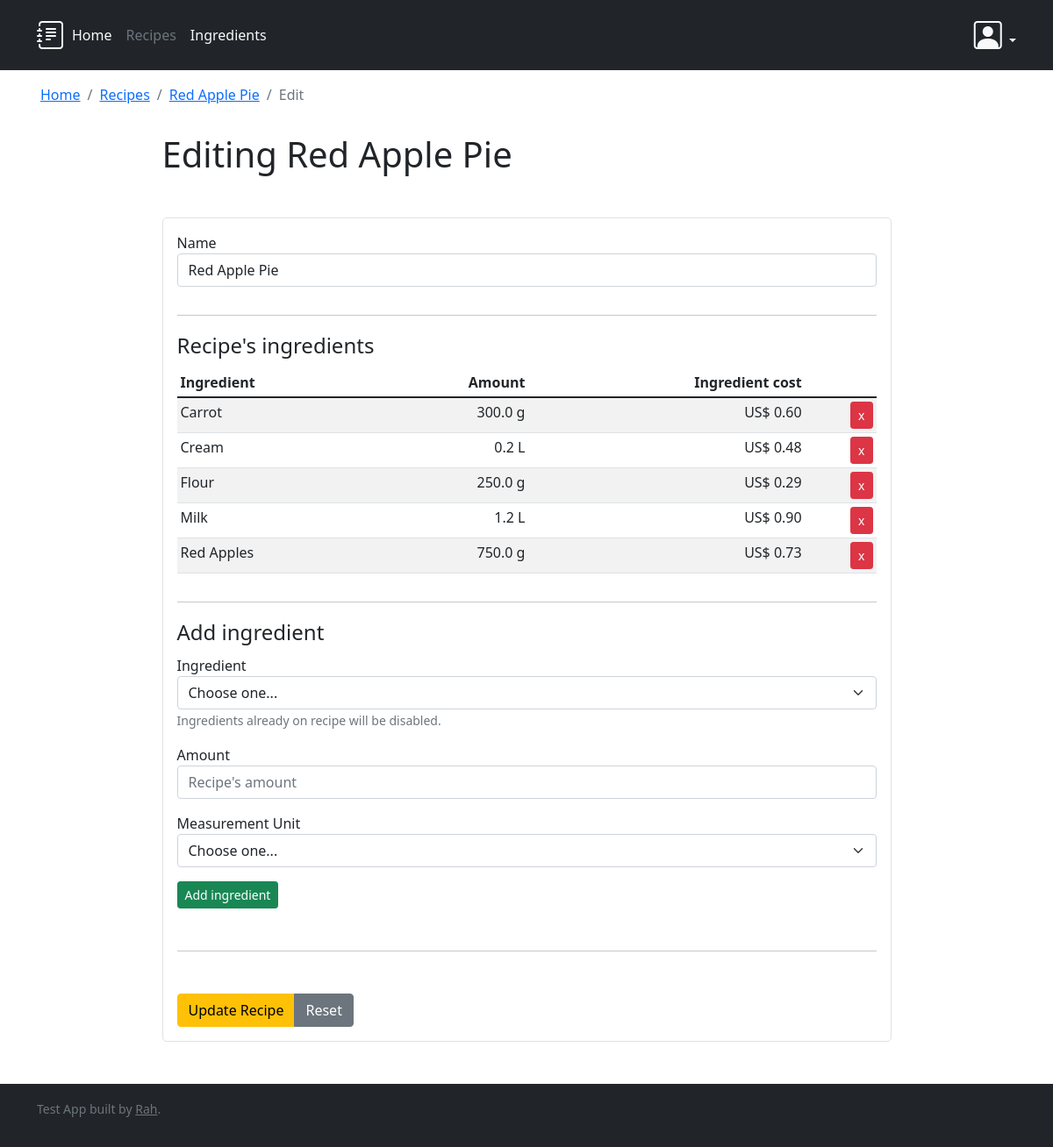
Page /recipes/2/edit (signed in) on the earlier database version.
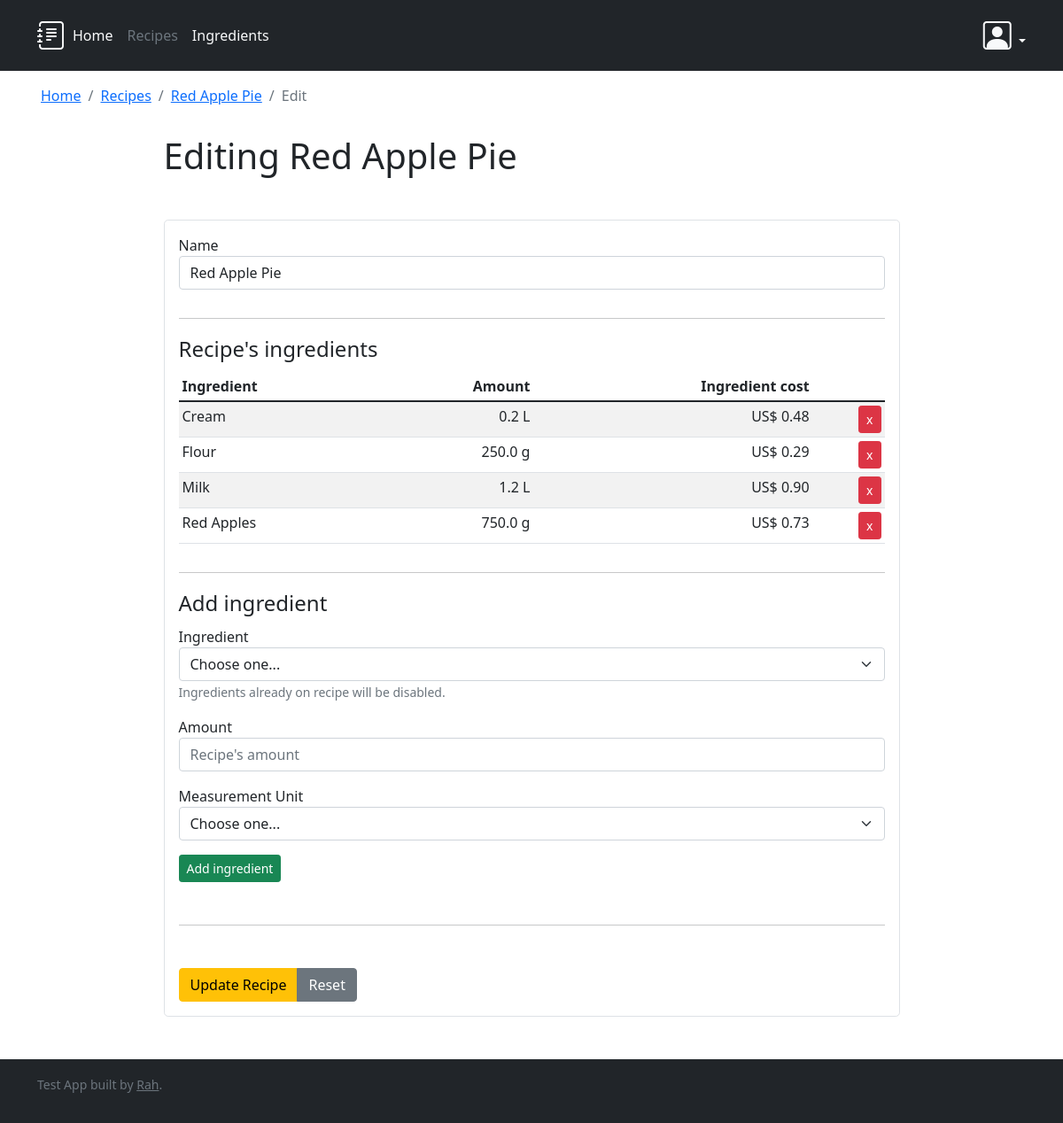
Same page on the later database version.
### recipes/models.py (models this page shows)
class RecipeIngredient(models.Model):
    class Meta:
        ordering = ('ingredient',)
        verbose_name = 'Recipe Ingredient'
        verbose_name_plural = 'Recipe Ingredients'
        constraints = [models.UniqueConstraint(fields=['recipe', 'ingredient'], name="recipe_ingredient")]
    recipe = models.ForeignKey(Recipe, on_delete=models.CASCADE, related_name='recipeingredient')
    ingredient = models.ForeignKey(Ingredient, on_delete=models.CASCADE, related_name='recipeingredient')
    amount = models.FloatField()
    measurement_unit = models.CharField(
        max_length=2, choices=MeasurementUnits.choices)
    def cost(self):
        ingredient_unit = self.ingredient.base_measurement_unit
        ingredient_cost = self.ingredient.minimal_cost()
        recipe_unit = self.measurement_unit
        recipe_amount = self.amount
        recipe_measure = value_to_unit(symbol=recipe_unit, value=recipe_amount)
        converted_recipe_measure = convert_unit(
            recipe_measure, symbol_to_unit(symbol=ingredient_unit))
        converted_recipe_amount = converted_recipe_measure.value
        return converted_recipe_amount * ingredient_cost
    def formatted_cost(self) -> str:
        return "{} {:.2f}".format(DEFAULT_CURRENCY['SIGN'], self.cost())

### ingredients/models.py (models this page shows, shortened)
class Ingredient(models.Model):
    class Meta:
        ordering = ('name', 'article_number')
        verbose_name = 'Ingredient'
        verbose_name_plural = 'Ingredients'
    name = models.CharField(verbose_name='Ingredient name', max_length=256)
    article_number = models.CharField(
        verbose_name='Article number', max_length=24)
    base_measurement_unit = models.CharField(
        verbose_name='Measurement Unit', max_length=2, choices=MeasurementUnits.choices)
    base_amount = models.FloatField(verbose_name='Buying Amount', default=0)
    cost_per_base_amount = models.DecimalField(
        verbose_name='Cost per buying amount', max_digits=10, decimal_places=2)
    def minimal_cost(self) -> float:
        return float(self.cost_per_base_amount) / self.base_amount
    @admin.display(description='Cost/amount')
    def formatted_cost(self) -> str:
        return f'{self.cost_per_base_amount} {DEFAULT_CURRENCY["CODE"]} / {self.base_amount} {self.base_measurement_unit}'

### recipes/views.py (the view)
# urls.py: path('<int:pk>/edit', views.edit, name='edit'),
@login_required
def edit(request, pk):
    recipe = get_object_or_404(Recipe, pk=pk)
    all_ingredients = Ingredient.objects.all().order_by('name')
    all_measurement_units = MeasurementUnits.choices
    if request.method == 'POST':
        try:
            name = request.POST['name']
            ingredients = request.POST.getlist('ingredients')
            parsed_ingredients = _parse_ingredients(ingredients)
            recipe.name = name
            recipe.save()
            recipe.ingredients.clear()
            for one_ingredient in parsed_ingredients:
                RecipeIngredient.objects.create(
                    recipe=recipe,
                    ingredient=Ingredient.objects.get(id=one_ingredient['id']),
                    amount=one_ingredient['amount'],
                    measurement_unit=one_ingredient['unit']
                )
            return render(request, 'recipes/edit_form.html', {
                'recipe': recipe,
                'all_ingredients': all_ingredients,
                'all_measurement_units': all_measurement_units,
                'success': 'The recipe was saved successfuly',
            })
        except Exception as e:
            return render(request, 'recipes/edit_form.html', {
                'recipe': recipe,
                'all_ingredients': all_ingredients,
                'all_measurement_units': all_measurement_units,
                'error': str(e),
            })
    else:
        return render(request, 'recipes/edit_form.html', {
            'recipe': recipe,
            'all_ingredients': all_ingredients,
            'all_measurement_units': all_measurement_units,
        })

### common/models.py (called while the page is built)
    @classmethod
    @property
    def symbol(cls) -> str:
        return cls._symbol

    @classmethod
    @property
    def unit_type(cls) -> UnitType:
        return cls._unit_type

    def convert_to(self, target: Type['BaseUnit']):
        if self.unit_type != target.unit_type:
            raise TypeError(
                f'Impossible to convert from {self.unit_type} to {target.unit_type}: Different unit types')
        return target(self.value)._from_base(self._to_base().value)

    def _from_base(self, value) -> BaseUnit:
        return __class__(value)

    def _from_base(self, value) -> BaseUnit:
        return __class__(value * 1000)

    def _to_base(self) -> BaseUnit:
        return Kilogram(self.value / 1000)

    def _from_base(self, value) -> BaseUnit:
        return __class__(value)

    def _to_base(self) -> BaseUnit:
        return __class__(self.value)

    def _from_base(self, value) -> BaseUnit:
        return __class__(value * 100)

### common/services.py (called while the page is built)
def value_to_unit(symbol: str, value=None) -> BaseUnit:
    return symbol_to_unit(symbol)(value)

def convert_unit(origin: BaseUnit, destiny: Type[BaseUnit]):
    return origin.convert_to(destiny)

### recipes/templates/recipes/edit_form.html (shortened to what the changed rows need)
{% extends 'base.html' %}
{% load static %}
{% block content %}
<div class="row justify-content-center">
    <div class="col-12 col-lg-9">
        <h1>Editing {{ recipe.name }}</h1>
        <form method="POST" action="{% url 'recipes:edit' recipe.id %}" class="border rounded-3 p-3">
            <fieldset>
                <table id="current_ingredients" class="table table-sm table-striped table-hover">
                    <thead>
                        <tr>
                            <th>Ingredient</th>
                            <th class="text-end">Amount</th>
                            <th class="text-end">Ingredient cost</th>
                            <th class="text-end">&nbsp;</th>
                        </tr>
                    </thead>
                    <tbody>
                        {% for recipeingredient in recipe.recipeingredient.all %}
                        <tr data-id="{{ recipeingredient.ingredient.id }}">
                            <td>
                                {{ recipeingredient.ingredient.name }}
                            </td>
                            <td class="text-end">{{ recipeingredient.amount }} {{ recipeingredient.measurement_unit }}</td>
                            <td class="text-end">{{ recipeingredient.formatted_cost }}</td>
                            <td class="text-end"><button type="button"
                                    class="js_remove_ingredient btn btn-danger btn-sm">x</button></td>
                        </tr>
                        {% endfor %}
                    </tbody>
                </table>
            </fieldset>
        </form>
    </div>
</div>
{% endblock %}

Differences in the rows shown:
removed RecipeIngredient: ingredient.name "Carrot", amount "300.0", measurement_unit "g", formatted_cost "US$ 0.60"
